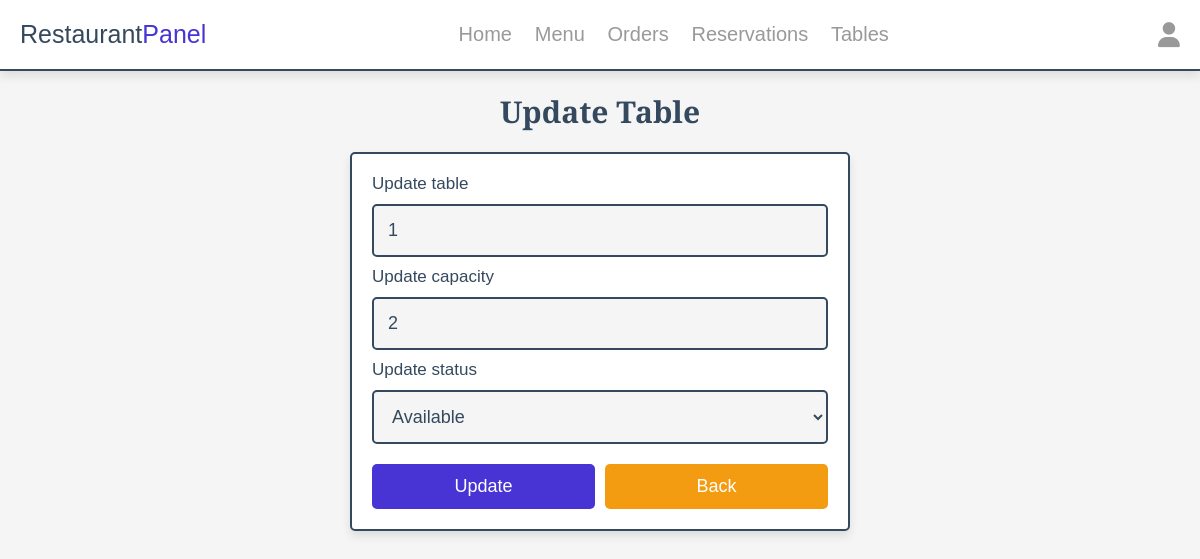
The page /rest/update_table.php?update=1 (signed in) on the database its author committed.
### tables this page shows
CREATE TABLE `tables` (
  `id` int(11) NOT NULL,
  `table` varchar(100) NOT NULL,
  `capacity` int(10) NOT NULL,
  `status` varchar(100) NOT NULL
);

### rest/update_table.php (the view, shortened to what this page needs)
<?php
include '../components/connect.php';
?>
<!DOCTYPE html>
<html lang="en">
<head>
    <link rel="stylesheet" href="https://cdnjs.cloudflare.com/ajax/libs/font-awesome/6.1.1/css/all.min.css">
    <link rel="stylesheet" href="../css/rest_style.css">
</head>
<body>
    <?php include '../components/rest_header.php' ?>
    <section class="update-product">
        <h1 class="heading">Update Table</h1>
        <?php
        $update_id = $_GET['update'];
        $show_tables = $conn->prepare("SELECT * FROM `tables` WHERE `id` = ?");
        $show_tables->execute([$update_id]);
        if ($show_tables->rowCount() > 0) {
            while ($fetch_tables = $show_tables->fetch(PDO::FETCH_ASSOC)) {
        ?>
                <form action="" method="POST" enctype="multipart/form-data">
                    <span>Update table</span>
                    <input type="text" required placeholder="Enter table no" name="table" maxlength="100" class="box" value="<?= $fetch_tables['table']; ?>">
                    <span>Update capacity</span>
                    <input type="number" min="0" max="9999999999" required placeholder="Enter capacity" name="capacity" onkeypress="if(this.value.length == 10) return false;" class="box" value="<?= $fetch_tables['capacity']; ?>">
                    <span>Update status</span>
                    <select name="status" class="box" required>
                        <option selected value="<?= $fetch_tables['status']; ?>"><?= $fetch_tables['status']; ?></option>
                    </select>
                    <div class="flex-btn">
                        <input type="submit" value="Update" class="btn" name="update">
                        <a href="manage_tables.php" class="option-btn">Back</a>
                    </div>
                </form>
        <?php
            }
        } else {
            echo '<p class="empty">No tables added yet!</p>';
        }
        ?>
    </section>
</body>
</html>

### css/rest_style.css (style rules this page uses)
:root { --main-color:#4834d4; --red:#e74c3c; --orange:#f39c12; --black:#34495e; --white:#fff; --light-bg:#f5f5f5; --light-color:#999; --border:.2rem solid var(--black); --box-shadow:0 .5rem 1rem rgba(0,0,0,.1); }
* { font-family: 'EB Garamond', sans-serif; margin:0; padding:0; box-sizing: border-box; text-decoration: none; outline: none; border:none; }
html { font-size: 62.5%; overflow-x: hidden; }
body { background-color: var(--light-bg); }
section { max-width: 1200px; margin:0 auto; padding:2rem; }
.btn, .delete-btn, .option-btn { display: block; margin-top: 1rem; border-radius: .5rem; cursor: pointer; width: 100%; font-size: 1.8rem; color:var(--white); padding:1.2rem 3rem; text-transform: capitalize; text-align: center; }
.btn { background-color: var(--main-color); }
.option-btn { background-color: var(--orange); }
.flex-btn { display: flex; gap:1rem; }
.heading { text-align: center; margin-bottom: 2rem; text-transform: capitalize; color:var(--black); font-size: 3rem; }
.update-product form { margin:0 auto; max-width: 50rem; background-color: var(--white); border-radius: .5rem; box-shadow: var(--box-shadow); border:var(--border); padding:2rem; }
.update-product form .box { background-color: var(--light-bg); border:var(--border); width: 100%; padding:1.4rem; font-size: 1.8rem; color:var(--black); border-radius: .5rem; margin: 1rem 0; }
.update-product form span { font-size: 1.7rem; color:var(--black); }

### rows shown on the page
tables: table "1", capacity "2", status "Available"
